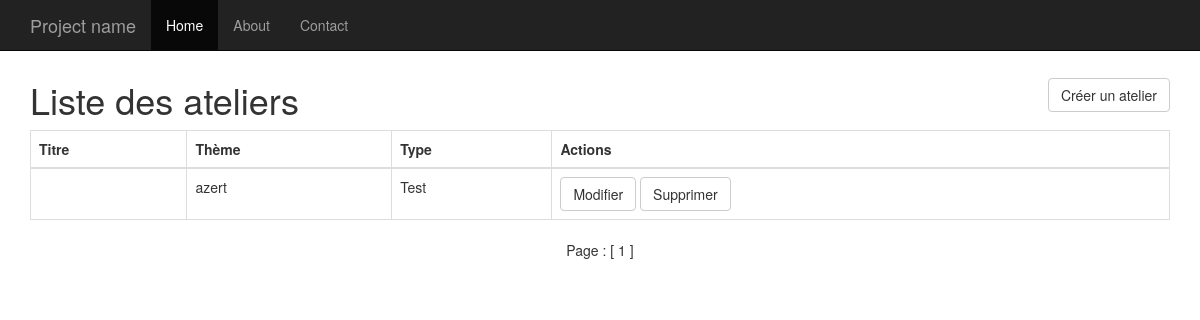
The app's page /web/ListeAteliers.php, older data.
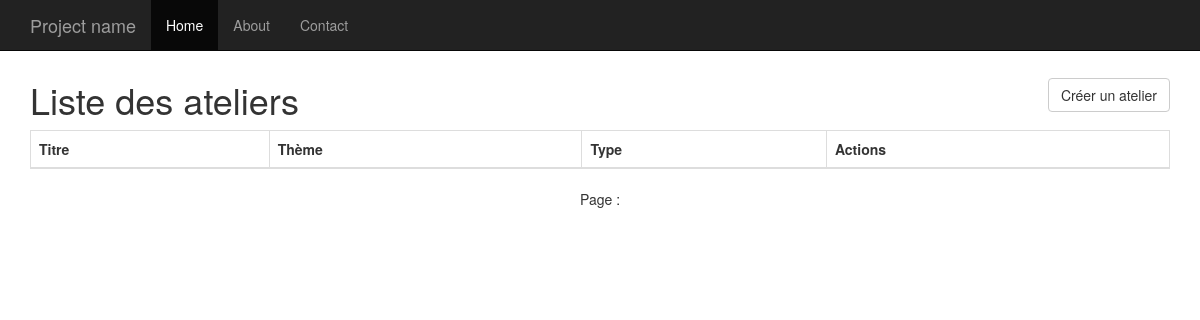
The same page, newer data.
### tables this page shows
CREATE TABLE `Ateliers` (
  `id_atelier` int(11) NOT NULL,
  `nom_atelier` varchar(100) DEFAULT NULL,
  `theme_atelier` varchar(100) DEFAULT NULL,
  `type_atelier` varchar(100) DEFAULT NULL,
  `id_laboratoire` int(11) NOT NULL,
  `lieu_atelier` varchar(100) DEFAULT NULL,
  `duree_atelier` time DEFAULT NULL,
  `date_atelier` date DEFAULT NULL,
  `horaire_atelier` time DEFAULT NULL,
  `capacite_atelier` int(11) DEFAULT NULL,
  `inscription_atelier` tinyint(1) NOT NULL DEFAULT '0'
);

### web/ListeAteliers.php (the view, shortened to what this page needs)
<!DOCTYPE html>
<html lang="fr">
  <head>
    <link href="css/bootstrap.min.css" rel="stylesheet">
    <link href="css/custom.css" rel="stylesheet">
  </head>
  <body>
    <div class="navbar navbar-inverse navbar-fixed-top">
      <div class="container">
        <div class="navbar-header">
          <a class="navbar-brand" href="#">Project name</a>
        </div>
        <div id="navbar" class="collapse navbar-collapse">
          <ul class="nav navbar-nav">
            <li class="active"><a href="#">Home</a></li>
            <li><a href="#about">About</a></li>
            <li><a href="#contact">Contact</a></li>
          </ul>
        </div>
      </div>
    </div>
    <div class="container">
      <div class="starter-template">
      <table style="width: 100%;">
        <tr>
          <td><h1>Liste des ateliers</h1></td>
          <td style="text-align: right;"><a class="btn btn-default" href="FormulaireAtelier.php" role="button">Créer un atelier</a></td>
        </tr>
      </table>
      <table class="table table-bordered">
        <thead>
          <tr>
            <th>Titre</th>
            <th>Thème</th>
            <th>Type</th>
            <th>Actions</th>
          </tr>
        </thead>
        <tbody>
<?php
  $db=new mysqli('localhost','root','','projet_cdp2016_acv');
  $article_par_pages=20;
  $query_nombre_ateliers="SELECT * FROM Ateliers";
  if($result=$db->query($query_nombre_ateliers)) {
    $nombre_lignes=mysqli_num_rows($result);
    $nombre_de_pages=ceil($nombre_lignes/$article_par_pages);
  }
  if(isset($_GET['page'])) {
    $page_actuelle=intval($_GET['page']);
    if($page_actuelle>$nombre_de_pages) {
      $page_actuelle=$nombre_de_pages;
    }
  } else {
    $page_actuelle=1;
  }
  $id_premiere_ligne=($page_actuelle-1)*$article_par_pages;
  $query_ateliers="SELECT * FROM Ateliers AS A ORDER BY A.date_atelier ASC LIMIT ".$id_premiere_ligne.", ".$article_par_pages;
  if($result=$db->query($query_ateliers)) {
    while ($row=$result->fetch_assoc()) {
      printf("            <tr>\n");
      printf("              <td>%s</td><td>%s</td><td>%s</td>\n", $row["nom_atelier"], $row["theme_atelier"], $row["type_atelier"]);
      printf("              <td>\n");
      printf("                <form style=\"display: inline;\" action=\"FormulaireAtelier.php\" method=\"post\">\n");
      printf("                  <input type=\"hidden\" name=\"id_atelier\" value=\"%s\"/>\n", $row["id_atelier"]);
      printf("                  <input class=\"btn btn-default\" type=\"submit\" value=\"Modifier\"/>\n");
      printf("                </form>\n");
      printf("                <form style=\"display: inline;\" action=\"delete.php\" method=\"post\">\n");
      printf("                  <input type=\"hidden\" name=\"id_atelier\" value=\"%s\"/>\n", $row["id_atelier"]);
      printf("                  <input type=\"hidden\" name=\"page_actuelle\" value=\"%s\"/>\n", $page_actuelle);
      printf("                  <input class=\"btn btn-default\" type=\"submit\" value=\"Supprimer\"/>\n");
      printf("                </form>\n");
      printf("              </td>\n");
      printf("            </tr>\n");
    }
  }
  printf("\t\t  </tbody>\n\t\t</table>\n");
  printf("<p style=\"text-align:center\">\nPage : ");
  for($i=1; $i<=$nombre_de_pages; $i++) {
    if($i==$page_actuelle) {
      printf(" [ %d ] \n", $i);
    } else {
      printf(" <a href=\"ListeAteliers.php?page=%d\">%d</a> \n", $i, $i);
    }
  }
  printf("</p>\n");
?>
      </div>
    </div>
  </body>
</html>

Row changes from the older to the newer data that the page shows:
removed ateliers: theme_atelier "azert", type_atelier "Test"
Text that changed along with them:
list line gone: "[ 1 ]"
